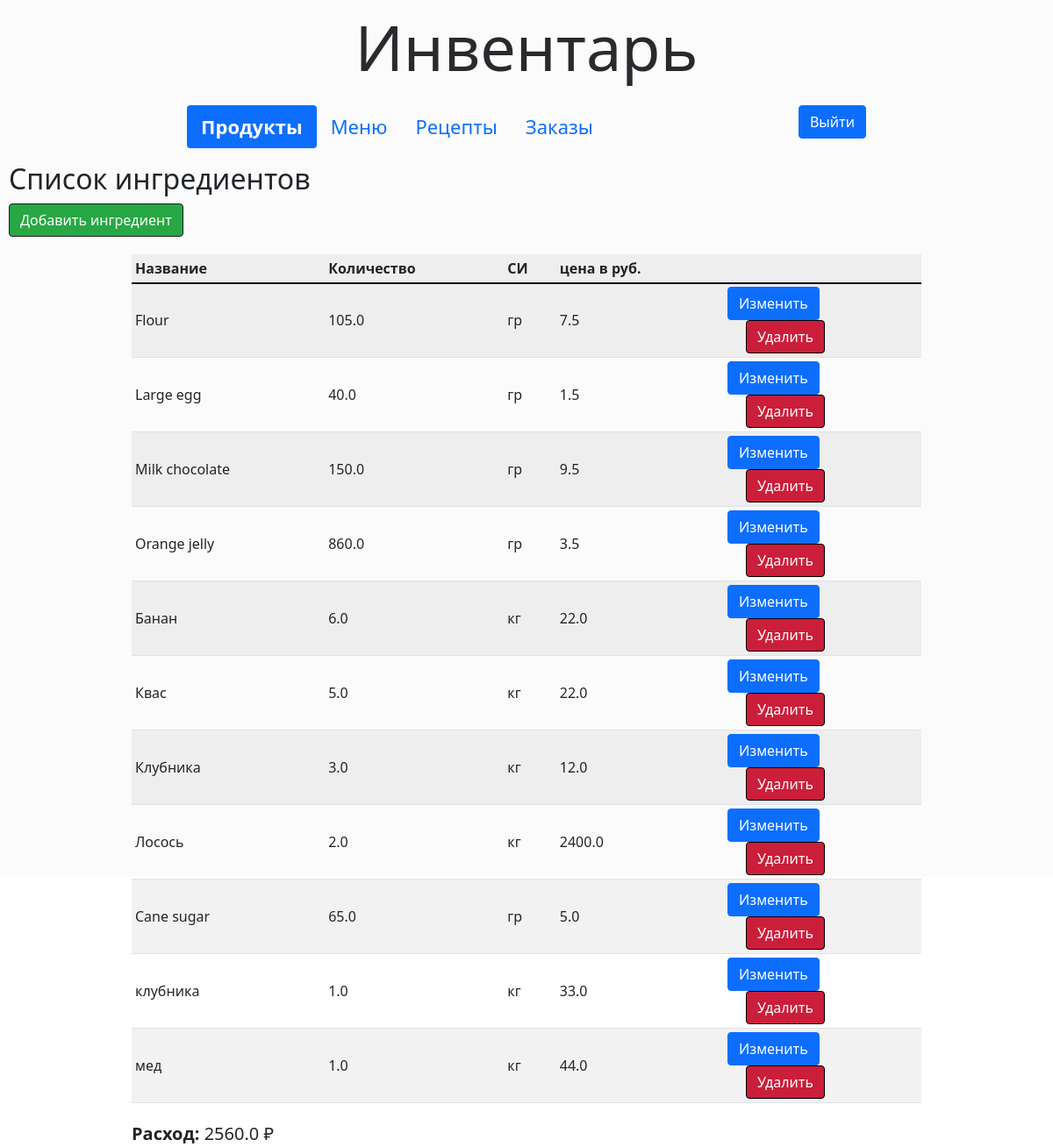
Page /ingredient/list (signed in) on the committed database.
### inventory/models.py (models this page shows, shortened)
class Ingredient(models.Model):
    KG = "кг"
    TBSP = "гр"
    OTHER = "другое"
    MEASURE_CHOICES = [
        (KG, "кг"),
        (TBSP, "гр"),
        (OTHER, "другое")
    ]
    name = models.CharField(max_length=30)
    quantity = models.FloatField(default=0)
    unit = models.CharField(max_length=25, choices=MEASURE_CHOICES, default=OTHER)
    unit_price = models.FloatField(default=0)
    class Meta:
        ordering = ['name']

### inventory/views.py (the view)
# urls.py: path("ingredient/list",views.IngredientList.as_view(), name="ingredientlist"),
class IngredientList(LoginRequiredMixin, ListView):
    model = Ingredient
    template_name = "inventory/ingredient_list.html"

### inventory/templatetags/custom_tags.py (called while the page is built)
@register.simple_tag
def get_sum_ingredient():
    ingredients = Ingredient.objects.all()
    ing_price_list = []
    for i in ingredients:
        ing_price_list.append(i.unit_price)
    ing_price_sum = sum(ing_price_list)
    return ing_price_sum

### inventory/templates/inventory/ingredient_list.html (shortened to what this page needs)
{% extends './base.html' %}
{% load custom_tags %}
{% block content %}
<h2>Список ингредиентов</h2>
<a href="{% url 'ingredientcreate' %}"><button class="btn-add margin-bottom-20">Добавить ингредиент</button></a>
<div class="table-responsive">
<table id="ingredients" class="table table-striped table-sm table-form margin-auto">
  <tr class="table-header">
    <th>Название</th>
    <th>Количество</th>
    <th>СИ</th>
    <th>цена в руб.</th>
      <th class="width-25"> </th>
  </tr>
  {% for list in ingredient_list %}
  <tr>
      <td>{{ list.name }}</td>
      <td>{{ list.quantity}}</td>
      <td>{{ list.unit }}</td>
      <td>{{ list.unit_price }}</td>
      <td><a href="{% url 'ingredientupdate' list.id %}"><button class="btn btn-primary">Изменить</button></a> <a href="{% url 'ingredientdelete' list.id %}"><button class="btn-delete">Удалить</button></a></td>
  </tr>
  {% endfor %}
</table>
<div class="expenses-result table-responsive" ><strong>Расход:</strong> {% get_sum_ingredient %} &#8381; </div>
</div>
{% endblock %}

### inventory/templates/inventory/base.html (shortened to what this page needs)
{% load static %}
<!DOCTYPE html>
<html lang="ru">
<head>
    <link type="text/css" href="{% static 'css/style.css' %}" rel="stylesheet" />
    <link type="text/css" href="{% static 'css/bootstrap.css' %}" rel="stylesheet" />
</head>
<body>
<div class="content">
<h1 class="display-2 text-center"><a href="{% url 'home' %}" class="headline">Инвентарь</a></h1>
    {% url 'ingredientlist' as ingredientlist %}
    {% url 'menuitemlist' as menuitemlist %}
    {% url 'reciperequirementlist' as reciperequirementlist %}
    {% url 'purchaselist' as purchaselist %}
<header class="nav-menu d-flex justify-content-center py-3">
    <ul class="nav nav-pills nav-font-size">
    <li class="nav-item"><a href="{% url 'ingredientlist' %}"
    {% if request.path|slice:":11" == '/ingredient' %}
    class="nav-link active"
    {% else %} class="nav-link" {% endif %}>Продукты</a></li>
    <li class="nav-item"><a href="{% url 'menuitemlist' %}"
    {% if request.path|slice:":9" == '/menuitem'  %}
    class="nav-link active"
    {% else %}
    class="nav-link"
    {% endif %}>Меню</a></li>
    <li class="nav-item"><a href="{% url 'reciperequirementlist' %}"
    {% if request.path|slice:":18" ==  '/reciperequirement'  %}
    class="nav-link active"
    {% else %}
    class="nav-link"
    {% endif %}>Рецепты</a></li>
    <li class="nav-item"><a href="{% url 'purchaselist' %}"
    {% if request.path|slice:":9" == '/purchase'  %}
    class="nav-link active"
    {% else %}
    class="nav-link"
    {% endif %}>Заказы</a></li>
    </ul>
    <div class="col-md-3 text-end"> <a href="{% url 'logout' %}" class="btn btn-primary">Выйти</a> </div>
</header>
    {% block content %}
    {% endblock %}
</div>
</body>
</html>

### inventory/static/css/style.css (style rules this page uses)
body { background: rgb(241 241 241); }
.content { display:block; max-width: 1200px; margin: auto; background: #efefef42; padding: 10px; height:1000px; }
.nav-link.active { font-size: 22px; font-weight: bold; }
.nav-menu { display: block; padding: 20px 0 20px 0; }
.margin-bottom-20 { margin-bottom: 20px; }
.width-25 { width: 25%; }
.margin-auto { margin: auto !important; }
.text-end { text-align: right!important; display: inline-block; }
.nav-font-size { font-size: 22px; }
.headline { color: #292a2d; text-decoration: none; }
.text-center { text-align: center; }
.table-header { border-bottom: 2px solid #000000; }
.table-form { vertical-align: middle !important; max-width: 900px; }
.btn-delete { display: inline-block; font-weight: 400; line-height: 1.5; color: #212529; text-align: center; text-decoration: none; vertical-align: middle; cursor: pointer; -webkit-user-select: none; -moz-user-select: none; -ms-user-select: none; user-select: none; background-color: transparent; border: 1px solid transparent; padding: 0.375rem 0.75rem; font-size: 1rem; border-radius: 0.25rem; transition: color 0.15s ease-in-out, background-color 0.15s ease-in-out, border-color 0.15s ease-in-out, box-shadow 0.15s ease-in-out; color: #fff; background-color: #cb1e3a; border-color: #000000; margin-left: 21px; }
.btn-add { display: inline-block; font-weight: 400; line-height: 1.5; color: #212529; text-align: center; text-decoration: none; vertical-align: middle; cursor: pointer; -webkit-user-select: none; -moz-user-select: none; -ms-user-select: none; user-select: none; background-color: transparent; border: 1px solid transparent; padding: 0.375rem 0.75rem; font-size: 1rem; border-radius: 0.25rem; transition: color 0.15s ease-in-out, background-color 0.15s ease-in-out, border-color 0.15s ease-in-out, box-shadow 0.15s ease-in-out; color: #fff; background-color: #28a745; border-color: #1b1e21; }
.expenses-result { margin-top: 30px; max-width: 900px; margin: 20px auto 0 auto; font-size: 20px; }

### rows in the picture
Ingredient: name "Flour", quantity "105.0", unit "гр", unit_price "7.5", unit_price.unit_price "2560.0"
Ingredient: name "Large egg", quantity "40.0", unit "гр", unit_price "1.5"
Ingredient: name "Milk chocolate", quantity "150.0", unit "гр", unit_price "9.5"
Ingredient: name "Orange jelly", quantity "860.0", unit "гр", unit_price "3.5"
Ingredient: name "Банан", quantity "6.0", unit "кг", unit_price "22.0"
Ingredient: name "Квас", quantity "5.0", unit "кг", unit_price "22.0"
Ingredient: name "Клубника", quantity "3.0", unit "кг", unit_price "12.0"
Ingredient: name "Лосось", quantity "2.0", unit "кг", unit_price "2400.0"
Ingredient: name "Сane sugar", quantity "65.0", unit "гр", unit_price "5.0"
Ingredient: name "клубника", quantity "1.0", unit "кг", unit_price "33.0"
Ingredient: name "мед", quantity "1.0", unit "кг", unit_price "44.0"
